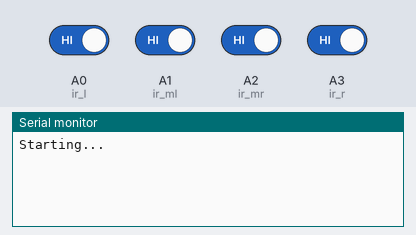
Simulated run of this sketch. Board: Arduino Uno, built with avr-gcc and run on an emulated ATmega328P. Shown: the last lines printed to the serial monitor. The inputs (shaded band) are chosen by the test bench; at power-on: A0 (ir_l), A1 (ir_ml), A2 (ir_mr), A3 (ir_r) HIGH.

Above: at 1.2 s.
1.3 s: A0 (ir_l) driven LOW
At 1.41 s:
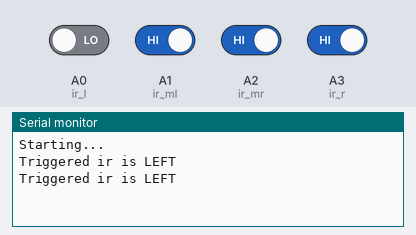
3.2 s: A1 (ir_ml) driven LOW
4.8 s: A2 (ir_mr) driven LOW
6.4 s: A3 (ir_r) driven LOW
At 7.0 s:
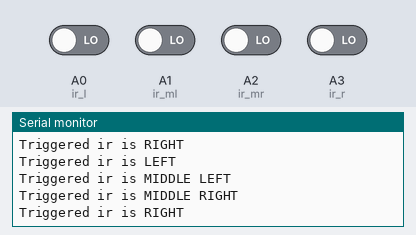

The sketch:

ir_sensors.ino
```cpp
#define ir_l A0 //пин 1 ИК-датчика
#define ir_ml A1 //пин 2 ИК-датчика
#define ir_mr A2 //пин 3 ИК-датчика
#define ir_r A3 //пин 4 ИК-датчика
String triggered_ir;

void setup() {
  Serial.begin(9600);
  pinMode(ir_l, INPUT);
  pinMode(ir_ml, INPUT);
  pinMode(ir_mr, INPUT);
  pinMode(ir_r, INPUT);
  Serial.println("Starting...");

}

void loop() {
  triggered_ir="";
  if (digitalRead(ir_l) == LOW)
    {
      triggered_ir="ir_l";
      Serial.println("Triggered ir is LEFT");
    }

  if (digitalRead(ir_ml) == LOW)
    {
      triggered_ir="ir_ml";
      Serial.println("Triggered ir is MIDDLE LEFT");
    }

  if (digitalRead(ir_mr) == LOW)
    {
      triggered_ir="ir_mr";
      Serial.println("Triggered ir is MIDDLE RIGHT");
    }

  if (digitalRead(ir_r) == LOW)
    {
      triggered_ir="ir_r";
      Serial.println("Triggered ir is RIGHT");
    }
  delay(100);              // wait for a second
}
```

Measured:
- after the input at 1.3 s, the serial monitor: prints a new line at once (image 1)
- after the input at 6.4 s, the serial monitor: prints a new line after 0.13 s (image 2)
